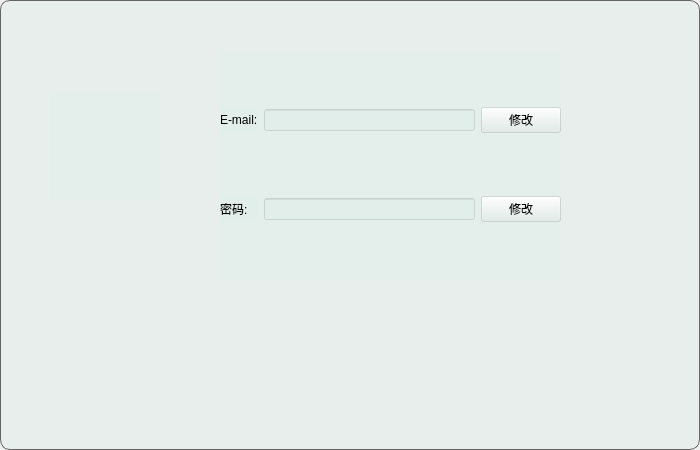
<?xml version="1.0" encoding="UTF-8"?>
<ui version="4.0">
 <class>FrmSetting</class>
 <widget class="QWidget" name="FrmSetting">
  <property name="geometry">
   <rect>
    <x>0</x>
    <y>0</y>
    <width>700</width>
    <height>450</height>
   </rect>
  </property>
  <property name="mouseTracking">
   <bool>true</bool>
  </property>
  <property name="acceptDrops">
   <bool>true</bool>
  </property>
  <property name="windowTitle">
   <string>Form</string>
  </property>
  <property name="styleSheet">
   <string notr="true">#frame{border:1px solid rgb(100,100,100);}
#frame{border-radius:10px;}</string>
  </property>
  <layout class="QVBoxLayout" name="verticalLayout">
   <property name="spacing">
    <number>0</number>
   </property>
   <property name="leftMargin">
    <number>0</number>
   </property>
   <property name="topMargin">
    <number>0</number>
   </property>
   <property name="rightMargin">
    <number>0</number>
   </property>
   <property name="bottomMargin">
    <number>0</number>
   </property>
   <item>
    <widget class="QFrame" name="frame">
     <property name="styleSheet">
      <string notr="true">background-color: rgba(223, 237, 233,100);</string>
     </property>
     <property name="frameShape">
      <enum>QFrame::StyledPanel</enum>
     </property>
     <property name="frameShadow">
      <enum>QFrame::Raised</enum>
     </property>
     <widget class="QLabel" name="label">
      <property name="geometry">
       <rect>
        <x>50</x>
        <y>90</y>
        <width>111</width>
        <height>111</height>
       </rect>
      </property>
      <property name="styleSheet">
       <string notr="true">border-image: url(:/image/Resource/image/headshot.png);</string>
      </property>
      <property name="text">
       <string/>
      </property>
     </widget>
     <widget class="QWidget" name="widget" native="true">
      <property name="geometry">
       <rect>
        <x>220</x>
        <y>50</y>
        <width>341</width>
        <height>231</height>
       </rect>
      </property>
      <layout class="QGridLayout" name="gridLayout">
       <item row="0" column="1">
        <widget class="QLineEdit" name="MailEdit">
         <property name="readOnly">
          <bool>true</bool>
         </property>
        </widget>
       </item>
       <item row="0" column="0">
        <widget class="QLabel" name="Email">
         <property name="text">
          <string>E-mail:</string>
         </property>
        </widget>
       </item>
       <item row="1" column="0">
        <widget class="QLabel" name="Password">
         <property name="text">
          <string>密码:</string>
         </property>
        </widget>
       </item>
       <item row="1" column="2">
        <widget class="QPushButton" name="PasswordButton">
         <property name="text">
          <string>修改</string>
         </property>
        </widget>
       </item>
       <item row="1" column="1">
        <widget class="QLineEdit" name="PasswordEdit">
         <property name="echoMode">
          <enum>QLineEdit::Password</enum>
         </property>
        </widget>
       </item>
       <item row="0" column="2">
        <widget class="QPushButton" name="AgeButton_2">
         <property name="text">
          <string>修改</string>
         </property>
        </widget>
       </item>
      </layout>
     </widget>
    </widget>
   </item>
  </layout>
 </widget>
 <resources/>
 <connections/>
</ui>
